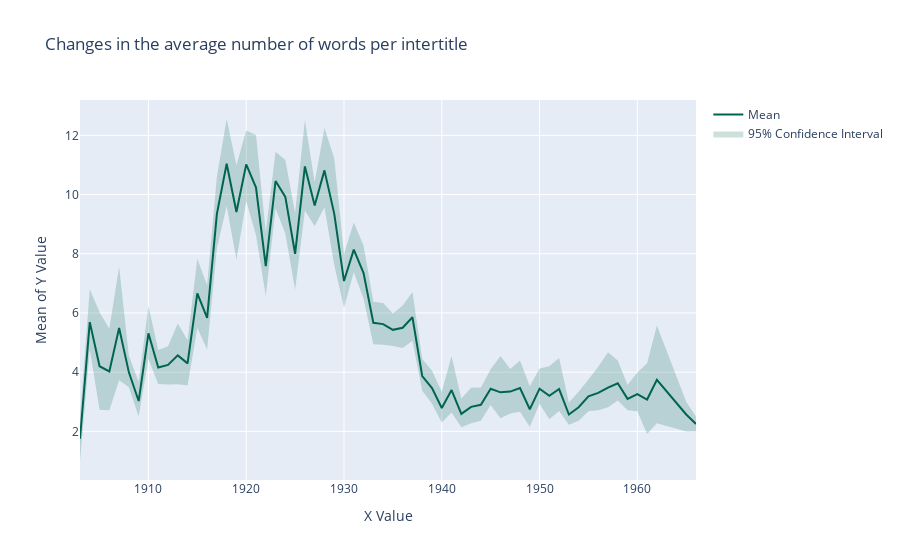

Write notebook code for a chart like this one.
### Code cell
plot_with_ci('words_per_intertitle', title='Changes in the average number of words per intertitle')
